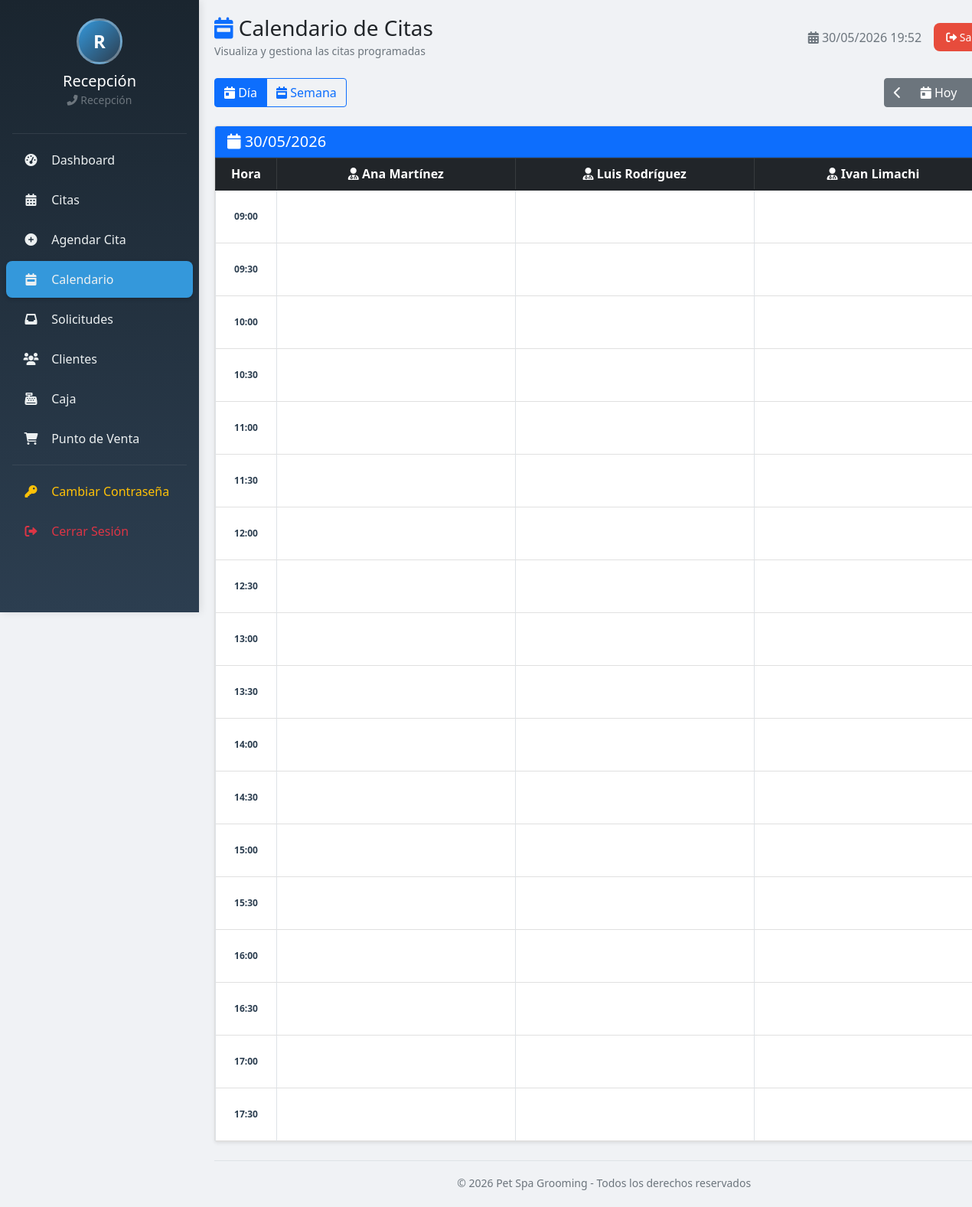
The page /recepcion/calendario.php (signed in) on the database its author committed.
### tables this page shows
CREATE TABLE `groomers` (
  `id` int(10) UNSIGNED NOT NULL,
  `usuario_id` int(10) UNSIGNED NOT NULL,
  `nombre` varchar(120) NOT NULL,
  `apellido` varchar(120) NOT NULL,
  `telefono` varchar(20) DEFAULT NULL,
  `especialidad` varchar(120) DEFAULT NULL,
  `turno` enum('manana','tarde','completo') NOT NULL DEFAULT 'completo',
  `capacidad_simultanea` tinyint(4) NOT NULL DEFAULT 1,
  `horario_trabajo` longtext DEFAULT NULL COMMENT 'Configuración semanal JSON' CHECK (json_valid(`horario_trabajo`)),
  `estado_activo` tinyint(1) NOT NULL DEFAULT 1,
  `created_at` timestamp NOT NULL DEFAULT current_timestamp(),
  `updated_at` timestamp NOT NULL DEFAULT current_timestamp() ON UPDATE current_timestamp()
);

### recepcion/calendario.php (the view, shortened to what this page needs)
<?php
$db = Database::getInstance()->getConnection();
$fecha = $_GET['fecha'] ?? date('Y-m-d');
$vista = $_GET['vista'] ?? 'dia';
$usuario_nombre = 'Recepción';
$usuario_apellido = '';
$iniciales = 'R';
$groomers = $db->query("SELECT id, nombre, apellido FROM groomers WHERE estado_activo = 1")->fetchAll();
$horario_inicio = '09:00';
$horario_fin = '18:00';
$intervalo = 30;
?>
<!DOCTYPE html>
<html lang="es">
<head>
    <link href="https://cdn.jsdelivr.net/npm/bootstrap@5.1.3/dist/css/bootstrap.min.css" rel="stylesheet">
    <link rel="stylesheet" href="https://cdnjs.cloudflare.com/ajax/libs/font-awesome/6.0.0/css/all.min.css">
</head>
<body>
<div class="container-fluid p-0">
    <div class="row g-0">
        <nav class="col-md-2 sidebar">
            <div class="text-center py-4">
                <div class="user-avatar">
                    <?php echo $iniciales; ?>
                </div>
                <h5 class="text-white mb-0"><?php echo htmlspecialchars($usuario_nombre . ' ' . $usuario_apellido); ?></h5>
                <small class="text-muted"><i class="fas fa-phone-alt"></i> Recepción</small>
            </div>
            <hr class="bg-secondary mx-3 my-2">
            <ul class="nav flex-column mt-2">
                <li><a class="nav-link" href="index.php"><i class="fas fa-tachometer-alt"></i> Dashboard</a></li>
                <li><a class="nav-link" href="citas.php"><i class="fas fa-calendar-alt"></i> Citas</a></li>
                <li><a class="nav-link" href="cita_agendar.php"><i class="fas fa-plus-circle"></i> Agendar Cita</a></li>
                <li><a class="nav-link active" href="calendario.php"><i class="fas fa-calendar-week"></i> Calendario</a></li>
                <li><a class="nav-link" href="solicitudes.php"><i class="fas fa-inbox"></i> Solicitudes</a></li>
                <li><a class="nav-link" href="clientes.php"><i class="fas fa-users"></i> Clientes</a></li>
                <li><a class="nav-link" href="caja.php"><i class="fas fa-cash-register"></i> Caja</a></li>
                <li><a class="nav-link" href="punto_venta.php"><i class="fas fa-shopping-cart"></i> Punto de Venta</a></li>
                <li><hr class="bg-secondary mx-3 my-2"></li>
                <li><a class="nav-link text-warning" href="../cambiar_password.php"><i class="fas fa-key"></i> Cambiar Contraseña</a></li>
                <li><a class="nav-link text-danger" href="../logout.php"><i class="fas fa-sign-out-alt"></i> Cerrar Sesión</a></li>
            </ul>
        </nav>
        <main class="col-md-10 main-content">
            <div class="d-flex justify-content-between align-items-center mb-4">
                <div>
                    <h1 class="h3 mb-0"><i class="fas fa-calendar-week text-primary"></i> Calendario de Citas</h1>
                    <small class="text-muted">Visualiza y gestiona las citas programadas</small>
                </div>
                <div class="d-flex align-items-center gap-3">
                    <span class="text-muted"><i class="fas fa-calendar-alt"></i> <?php echo date('d/m/Y H:i'); ?></span>
                    <a href="../logout.php" class="btn btn-danger btn-sm btn-logout">
                        <i class="fas fa-sign-out-alt"></i> Salir
                    </a>
                </div>
            </div>
            <div class="d-flex justify-content-between align-items-center mb-4 flex-wrap gap-2">
                <div class="btn-group">
                    <a href="calendario.php?vista=dia&fecha=<?php echo $fecha; ?>" class="btn btn-outline-primary <?php echo $vista=='dia'?'active':''; ?>">
                        <i class="fas fa-calendar-day"></i> Día
                    </a>
                    <a href="calendario.php?vista=semana&fecha=<?php echo $fecha; ?>" class="btn btn-outline-primary <?php echo $vista=='semana'?'active':''; ?>">
                        <i class="fas fa-calendar-week"></i> Semana
                    </a>
                </div>
                <div class="btn-group">
                    <a href="calendario.php?vista=<?php echo $vista; ?>&fecha=<?php echo date('Y-m-d', strtotime($fecha . ' -1 day')); ?>" class="btn btn-secondary">
                        <i class="fas fa-chevron-left"></i>
                    </a>
                    <button class="btn btn-secondary" onclick="irHoy()">
                        <i class="fas fa-calendar-day"></i> Hoy
                    </button>
                    <a href="calendario.php?vista=<?php echo $vista; ?>&fecha=<?php echo date('Y-m-d', strtotime($fecha . ' +1 day')); ?>" class="btn btn-secondary">
                    </a>
                </div>
            </div>
            <div class="card shadow-sm">
                <div class="card-header bg-primary text-white">
                    <h5 class="mb-0">
                        <i class="fas fa-calendar"></i>
                        <?php echo date('d/m/Y', strtotime($fecha)); ?>
                    </h5>
                </div>
                <div class="card-body p-0">
                    <div class="calendario">
                        <table class="table table-bordered mb-0">
                            <thead class="table-dark">
                                <tr>
                                    <th class="hora-columna text-center">Hora</th>
                                    <?php foreach($groomers as $g): ?>
                                    <th class="groomer-columna text-center">
                                        <i class="fas fa-user-md"></i> <?php echo $g['nombre'] . ' ' . $g['apellido']; ?>
                                    </th>
                                    <?php endforeach; ?>
                                </tr>
                            </thead>
                            <tbody>
                                <?php
                                $hora_actual = strtotime($horario_inicio);
                                $fin = strtotime($horario_fin);
                                while($hora_actual < $fin):
                                    $hora_label = date('H:i', $hora_actual);
                                ?>
                                <tr class="hora-fila">
                                    <td class="hora-columna text-center align-middle hora-label">
                                        <?php echo $hora_label; ?>
                                    </td>
                                    <?php foreach($groomers as $g):
                                        $cita_en_hora = null;
                                    ?>
                                    <td class="align-middle" style="background: <?php echo $cita_en_hora ? '#e8f4fd' : '#fff'; ?>">
                                        <?php if($cita_en_hora): ?>
                                        <div class="cita-item <?php echo $cita_en_hora['estado']; ?>"
                                             onclick="verCita(<?php echo $cita_en_hora['id']; ?>)"
                                             data-id="<?php echo $cita_en_hora['id']; ?>"
                                             draggable="true"
                                             ondragstart="dragStart(event)"
                                             ondragend="dragEnd(event)">
                                            <strong><i class="fas fa-paw"></i> <?php echo htmlspecialchars(substr($cita_en_hora['mascota'], 0, 15)); ?></strong><br>
                                            <small><i class="fas fa-cut"></i> <?php echo htmlspecialchars($cita_en_hora['servicio']); ?></small>
                                            <br><small><i class="fas fa-user"></i> <?php echo htmlspecialchars($cita_en_hora['cliente_nombre']); ?></small>
                                        </div>
                                        <?php else: ?>
                                        <div class="slot-vacio"
                                             style="height: 52px; cursor: pointer;"
                                             onclick="agendarCita('<?php echo $hora_label; ?>', <?php echo $g['id']; ?>)">
                                        </div>
                                        <?php endif; ?>
                                    </td>
                                    <?php endforeach; ?>
                                 </tr>
                                <?php
                                    $hora_actual = strtotime("+{$intervalo} minutes", $hora_actual);
                                endwhile;
                                ?>
                            </tbody>
                        </table>
                    </div>
                </div>
            </div>
            <footer class="text-center text-muted mt-4 pt-3 border-top">
                <small>&copy; <?php echo date('Y'); ?> <?php echo SITE_NAME; ?> - Todos los derechos reservados</small>
            </footer>
        </main>
    </div>
</div>
</body>
</html>

### recepcion/calendario.php (style rules this page uses)
* { margin: 0; padding: 0; box-sizing: border-box; }
body { background: #f0f2f5; font-family: 'Segoe UI', Tahoma, Geneva, Verdana, sans-serif; }
.sidebar { min-height: 100vh; background: linear-gradient(180deg, #1a252f 0%, #2c3e50 100%); position: fixed; top: 0; left: 0; width: 260px; z-index: 100; box-shadow: 2px 0 10px rgba(0,0,0,0.1); transition: all 0.3s; }
.sidebar .nav-link { color: #ecf0f1; padding: 12px 20px; transition: all 0.3s; border-radius: 8px; margin: 2px 8px; }
.sidebar .nav-link.active { background: #3498db; box-shadow: 0 2px 5px rgba(0,0,0,0.2); }
.sidebar .nav-link i { width: 25px; margin-right: 10px; text-align: center; }
.main-content { margin-left: 260px; padding: 20px; transition: all 0.3s; }
.user-avatar { width: 60px; height: 60px; background: linear-gradient(135deg, #3498db, #2c3e50); border-radius: 50%; display: flex; align-items: center; justify-content: center; color: white; font-weight: bold; font-size: 1.5rem; margin: 0 auto 10px; border: 3px solid rgba(255,255,255,0.3); }
.btn-logout { background: #e74c3c; border: none; border-radius: 8px; padding: 8px 16px; }
.calendario { overflow-x: auto; }
.hora-columna { width: 80px; background: #f8f9fa; position: sticky; left: 0; z-index: 1; }
.groomer-columna { min-width: 220px; vertical-align: top; }
.hora-fila { height: 60px; border-bottom: 1px solid #e0e0e0; }
.hora-label { font-size: 12px; font-weight: 600; color: #2c3e50; }
.slot-vacio { height: 52px; cursor: pointer; border-radius: 4px; transition: background 0.2s; }

### rows shown on the page
groomers: nombre "Ana", apellido "Martínez"
groomers: nombre "Luis", apellido "Rodríguez"
groomers: nombre "Ivan", apellido "Limachi"

### other values the page prints
$iniciales "R"
$usuario_nombre . ' ' . $usuario_apellido "Recepción"
date('d/m/Y', strtotime($fecha)) "30/05/2026"
$hora_label "09:00"
$hora_label "09:30"
$hora_label "10:00"
$hora_label "10:30"
$hora_label "11:00"
$hora_label "11:30"
$hora_label "12:00"
$hora_label "12:30"
$hora_label "13:00"
$hora_label "13:30"
$hora_label "14:00"
$hora_label "14:30"
